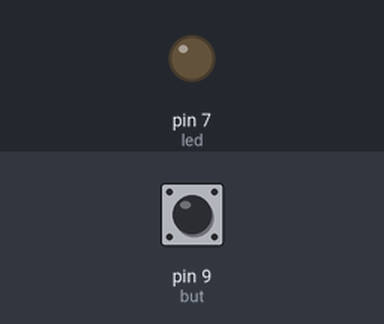
A sketch run on a simulated Arduino Uno, built with avr-gcc and run on an emulated ATmega328P. On the bench: output pins drawn as LEDs (lit = HIGH). The inputs (shaded band) are chosen by the test bench; at power-on: pin 9 (but) LOW.

Above: at 1.2 s.
1.3 s: pin 9 (but) pulled HIGH for 0.15 s
At 1.37 s:
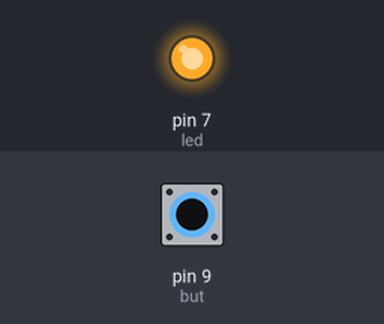
2.9 s: pin 9 (but) pulled HIGH for 3.2 s
At 7.3 s:
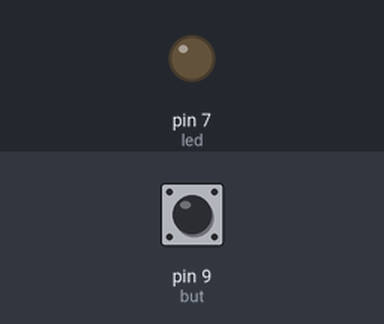
Timing chart, 0 to 8.8 s (numbered marks = the images above; inputs shaded):
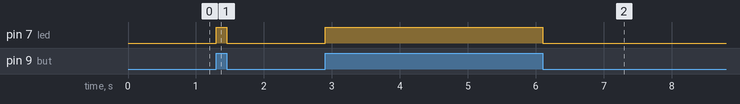

Measured:
- after the input at 1.3 s, pin 7 (led): LOW → HIGH at once, → LOW 0.15 s later
- after the input at 2.9 s, pin 7 (led): LOW → HIGH at once, → LOW 3.2 s later

The sketch:

but_o.ino
```cpp
//acende e apaga led com um butão
int led= 7;
int but = 9;
int ligado = 0; //armazena o estado do pido de entrada
void setup() {
 pinMode (led,OUTPUT);
 pinMode (but, INPUT);

}

void loop() {
  ligado = digitalRead(but);
  //verifica se esta liagdo
  if (ligado == HIGH)
    digitalWrite(led,HIGH);

  else
    digitalWrite(led,LOW);


}
```
